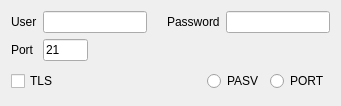
<ui version="4.0" >
 <class>SettingsWidget</class>
 <widget class="QWidget" name="SettingsWidget" >
  <property name="geometry" >
   <rect>
    <x>0</x>
    <y>0</y>
    <width>341</width>
    <height>100</height>
   </rect>
  </property>
  <property name="windowTitle" >
   <string>Form</string>
  </property>
  <layout class="QVBoxLayout" name="verticalLayout" >
   <item>
    <layout class="QHBoxLayout" name="horizontalLayout_2" >
     <item>
      <widget class="QLabel" name="label" >
       <property name="text" >
        <string>User</string>
       </property>
      </widget>
     </item>
     <item>
      <widget class="QLineEdit" name="userEdit" />
     </item>
     <item>
      <spacer name="horizontalSpacer_2" >
       <property name="orientation" >
        <enum>Qt::Horizontal</enum>
       </property>
       <property name="sizeHint" stdset="0" >
        <size>
         <width>18</width>
         <height>20</height>
        </size>
       </property>
      </spacer>
     </item>
     <item>
      <widget class="QLabel" name="label_2" >
       <property name="text" >
        <string>Password</string>
       </property>
      </widget>
     </item>
     <item>
      <widget class="QLineEdit" name="passEdit" >
       <property name="echoMode" >
        <enum>QLineEdit::Password</enum>
       </property>
      </widget>
     </item>
    </layout>
   </item>
   <item>
    <layout class="QHBoxLayout" name="horizontalLayout" >
     <item>
      <widget class="QLabel" name="label_3" >
       <property name="text" >
        <string>Port </string>
       </property>
      </widget>
     </item>
     <item>
      <widget class="QLineEdit" name="portEdit" >
       <property name="sizePolicy" >
        <sizepolicy vsizetype="Fixed" hsizetype="Fixed" >
         <horstretch>0</horstretch>
         <verstretch>0</verstretch>
        </sizepolicy>
       </property>
       <property name="minimumSize" >
        <size>
         <width>0</width>
         <height>0</height>
        </size>
       </property>
       <property name="maximumSize" >
        <size>
         <width>45</width>
         <height>16777215</height>
        </size>
       </property>
       <property name="baseSize" >
        <size>
         <width>20</width>
         <height>0</height>
        </size>
       </property>
       <property name="inputMask" >
        <string>00000; </string>
       </property>
       <property name="text" >
        <string>21</string>
       </property>
       <property name="maxLength" >
        <number>5</number>
       </property>
      </widget>
     </item>
     <item>
      <spacer name="horizontalSpacer_3" >
       <property name="orientation" >
        <enum>Qt::Horizontal</enum>
       </property>
       <property name="sizeHint" stdset="0" >
        <size>
         <width>248</width>
         <height>19</height>
        </size>
       </property>
      </spacer>
     </item>
    </layout>
   </item>
   <item>
    <layout class="QHBoxLayout" name="horizontalLayout_3" >
     <item>
      <widget class="QCheckBox" name="tlsCheck" >
       <property name="layoutDirection" >
        <enum>Qt::LeftToRight</enum>
       </property>
       <property name="text" >
        <string>TLS</string>
       </property>
      </widget>
     </item>
     <item>
      <spacer name="horizontalSpacer" >
       <property name="orientation" >
        <enum>Qt::Horizontal</enum>
       </property>
       <property name="sizeHint" stdset="0" >
        <size>
         <width>162</width>
         <height>28</height>
        </size>
       </property>
      </spacer>
     </item>
     <item>
      <widget class="QRadioButton" name="pasvRadio" >
       <property name="layoutDirection" >
        <enum>Qt::LeftToRight</enum>
       </property>
       <property name="text" >
        <string>PASV</string>
       </property>
      </widget>
     </item>
     <item>
      <widget class="QRadioButton" name="portRadio" >
       <property name="enabled" >
        <bool>true</bool>
       </property>
       <property name="layoutDirection" >
        <enum>Qt::LeftToRight</enum>
       </property>
       <property name="text" >
        <string>PORT</string>
       </property>
      </widget>
     </item>
    </layout>
   </item>
  </layout>
 </widget>
 <resources/>
 <connections/>
</ui>
